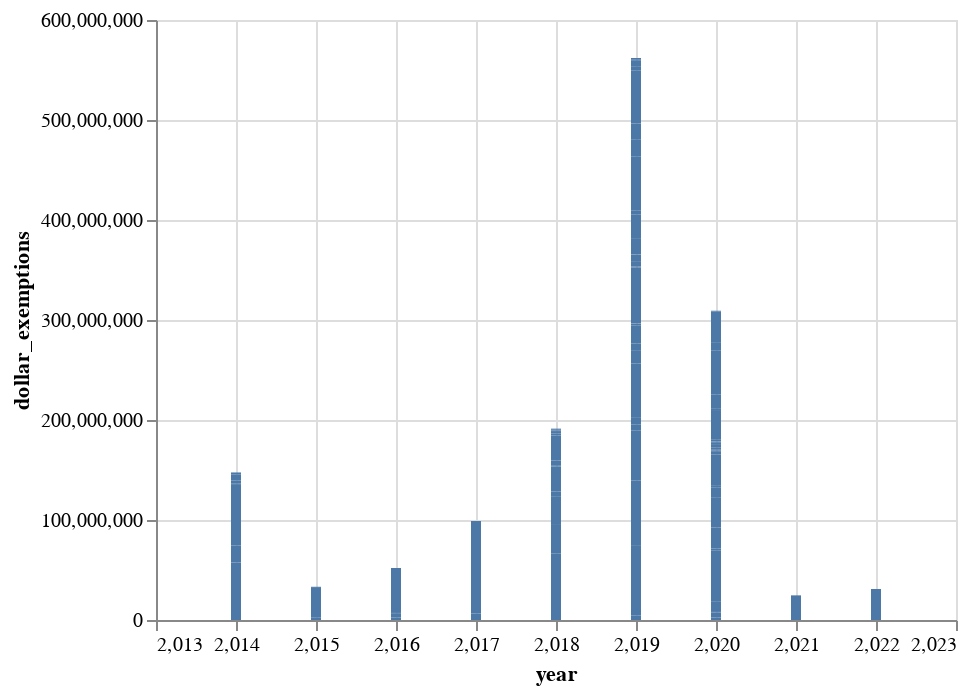

The notebook cell saved with this chart:
### Code cell
# import altair as alt
# import pandas as pd

# source = pd.DataFrame({
#     'a': ['A', 'B', 'C', 'D', 'E', 'F', 'G', 'H', 'I'],
#     'b': [28, 55, 43, 91, 81, 53, 19, 87, 52]
# })

# alt.Chart(source).mark_bar().encode(
#     x='a',
#     y='b'
    
    
    
import altair as alt
import pandas as pd

source = df

alt.Chart(df).mark_bar().encode(
    x='year',
    y='dollar_exemptions')

### Figure 1 — Vega-Lite specification as saved in the notebook (floating-point values rounded to 4 significant figures)
{"config": {"view": {"continuousWidth": 400, "continuousHeight": 300}}, "data": {"name": "data-daee0e14cded8f79e41e9d9c8caa4380"}, "mark": "bar", "encoding": {"x": {"field": "year", "type": "quantitative"}, "y": {"field": "dollar_exemptions", "type": "quantitative"}}, "$schema": "https://vega.github.io/schema/vega-lite/v4.17.0.json", "datasets": {"data-daee0e14cded8f79e41e9d9c8caa4380": [{"project": "electrification of 582 communities in the ashanti. brong ahafo. eastern, volta and\nwestern regions", "sector": "Power", "dollar_exemptions": 31020000.0, "date": "2022-11-19T00:00:00", "sponsor": "Prof Yaw Gyan Baffuor", "party": "NPP", "year": 2022.0}, {"project": "project materials and equipment to be procured for the implementation of the \"improving access to quality health care in the western region project\" under the mixed credit facility agreement between the government of the republic of ghana and the ing bank of the netherlands", "sector": "Health", "dollar_exemptions": 4673000.0, "date": "2019-04-01T00:00:00", "sponsor": "Kwaku Kwarteng", "party": "NPP", "year": 2019.0}, {"project": "yedent agro bulk processing company under the one district one factory(1d1f) programme", "sector": "Agro", "dollar_exemptions": 222200.0, "date": "2019-06-01T00:00:00", "sponsor": "Ken Ofori Atta", "party": "NPP", "year": 2019.0}, {"project": "construction/rehabilitation of selected roads and interchanges in ghana - phase 1 under the master project support agreement (mpsa)", "sector": "Roads", "dollar_exemptions": 69220000.0, "date": "2019-04-01T00:00:00", "sponsor": "Kwaku Agyeman Kwarteng", "party": "NPP", "year": 2019.0}, {"project": "the development of an integrated container and multi-purpose terminal at the takoradi port by ibistek limited", "sector": "Transport", "dollar_exemptions": 65250000.0, "date": "2019-04-01T00:00:00", "sponsor": "Ken Ofori Atta", "party": "NPP", "year": 2019.0}, {"project": "the integrated national security communications enhancement (alpha) project (phase ii)", "sector": "Communications", "dollar_exemptions": 49970000.0, "date": "2019-10-01T00:00:00", "sponsor": "Ken Ofori Atta and Albert Kan Dapaah", "party": "NPP", "year": 2019.0}, {"project": "completion of the university of ghana medical hospital- phase 2 under a turnkey project involving expansion works at the university of ghana medical centre ", "sector": "Health", "dollar_exemptions": 5984000.0, "date": "2019-10-01T00:00:00", "sponsor": "Osei Kyei Bonsu", "party": "NPP", "year": 2019.0}, {"project": "modernisation and equipping of the tetteh quarshie memorial hospital, kibi district hospital, aburi hospital and the atibie hospital project", "sector": "Health", "dollar_exemptions": 7564000.0, "date": "2019-10-01T00:00:00", "sponsor": "Abena Osei Asare", "party": "NPP", "year": 2019.0}, {"project": "the design, construction and commissioning of a potable water infrastructure project in tamale, northern region", "sector": "Water & Sanitation", "dollar_exemptions": 53510000.0, "date": "2019-11-01T00:00:00", "sponsor": "Ken Ofori Atta", "party": "NPP", "year": 2019.0}, {"project": "implementatation of the e-zwich rural branchless banking project", "sector": "Communications", "dollar_exemptions": 13470000.0, "date": "2019-11-01T00:00:00", "sponsor": "Abena Osei Asare", "party": "NPP", "year": 2019.0}, {"project": "the modernisation and equipping of the tetteh quarshie memorial hospital, kibi district hospital, aburi hospital and atibie hospital", "sector": "Health", "dollar_exemptions": 6754000.0, "date": "2019-07-01T00:00:00", "sponsor": "Ken Ofori Atta", "party": "NPP", "year": 2019.0}, {"project": "execution and completion of the military housing project by poly changda and overseas engineering company limited and poly technologies inc", "sector": "Housing", "dollar_exemptions": 17520000.0, "date": "2019-12-01T00:00:00", "sponsor": "Abena Osei Asare", "party": "NPP", "year": 2019.0}, {"project": "sunda ghana limited -- one district one factory(1d1f) programme", "sector": "1D1F", "dollar_exemptions": 705300.0, "date": "2019-12-01T00:00:00", "sponsor": "Kwaku Agyeman Kwarteng", "party": "NPP", "year": 2019.0}, {"project": "keda ceramics company limited -- one district one factoryt (1d1f) programme", "sector": "1D1F", "dollar_exemptions": 1320000.0, "date": "2019-12-01T00:00:00", "sponsor": "Kwaku Agyeman Kwarteng", "party": "NPP", "year": 2019.0}, {"project": "sunda ghana limited -- one district one factory(1d1f) programme", "sector": "1D1F", "dollar_exemptions": 47930.0, "date": "2019-12-01T00:00:00", "sponsor": "Kwaku Agyeman Kwarteng", "party": "NPP", "year": 2019.0}, {"project": "water supply project at ahwerease and ahodwo in the nsawam -adoagyiri municipality", "sector": "Water & Sanitation", "dollar_exemptions": 48400.0, "date": "2019-12-01T00:00:00", "sponsor": "Abena Osei Asare", "party": "NPP", "year": 2019.0}, {"project": "debridge industries limited -- one district one factory(1d1f) programme", "sector": "1D1F", "dollar_exemptions": 315100.0, "date": "2019-12-01T00:00:00", "sponsor": "Kwaku Agyeman Kwarteng", "party": "NPP", "year": 2019.0}, {"project": "redevelopment and modernization of the kumasi central market and its associated infrastructure", "sector": "Infrastructure", "dollar_exemptions": 55970000.0, "date": "2019-11-01T00:00:00", "sponsor": "Abena Osei Asare", "party": "NPP", "year": 2019.0}, {"project": "the savannah investment programme(sip)", "sector": "Others", "dollar_exemptions": 970400.0, "date": "2019-12-01T00:00:00", "sponsor": "Kwaku Agyeman Kwarteng", "party": "NPP", "year": 2019.0}, {"project": "ten regional science, technology, engineering, arts and mathematics(steam) centres", "sector": "Education", "dollar_exemptions": 5359000.0, "date": "2019-12-01T00:00:00", "sponsor": "Professer George Yaw Gyan Baffuor", "party": "NPP", "year": 2019.0}, {"project": "the accra urban transport project(autp) -- construction of pokuase interchange and local roads", "sector": "1D1F", "dollar_exemptions": 6436000.0, "date": "2019-12-01T00:00:00", "sponsor": "Dr. Owusu Akoto Afriyie", "party": "NPP", "year": 2019.0}, {"project": "one district one factory(1d1f) programme for debridge industries limited", "sector": "Roads", "dollar_exemptions": 315100.0, "date": "2019-12-01T00:00:00", "sponsor": "Ken Ofori Atta", "party": "NPP", "year": 2019.0}, {"project": "construction of roads that comprise the eastern corridor road project (oti- damanko-nakpanduri stretch-209km)", "sector": "Roads", "dollar_exemptions": 15490000.0, "date": "2019-12-01T00:00:00", "sponsor": "Dr. Owusu Akoto Afriyie", "party": "NPP", "year": 2019.0}, {"project": "\"overall upgradation & modernization of the vocational education system in ghana", "sector": "Education", "dollar_exemptions": 24590000.0, "date": "2019-08-01T00:00:00", "sponsor": "Ken Ofori Atta", "party": "NPP", "year": 2019.0}, {"project": "bekwai hospital", "sector": "Health", "dollar_exemptions": 4043000.0, "date": "2019-10-01T00:00:00", "sponsor": "Ken Ofori Atta", "party": "NPP", "year": 2019.0}, {"project": "the tamale water supply project", "sector": "Water & Sanitation", "dollar_exemptions": 53510000.0, "date": "2019-10-01T00:00:00", "sponsor": "Ken Ofori Atta", "party": "NPP", "year": 2019.0}, {"project": "the military housing project", "sector": "Housing", "dollar_exemptions": 17520000.0, "date": "2019-11-01T00:00:00", "sponsor": "Ken Ofori Atta", "party": "NPP", "year": 2019.0}, {"project": "the coastal fishing landng sites projects", "sector": "Others", "dollar_exemptions": 15790000.0, "date": "2019-11-01T00:00:00", "sponsor": "Ken Ofori Atta", "party": "NPP", "year": 2019.0}, {"project": "vehicles to be procured for the metro mass limited ", "sector": "Transport", "dollar_exemptions": 2640000.0, "date": "2020-02-01T00:00:00", "sponsor": "Abena Osei Asare", "party": "NPP", "year": 2020.0}, {"project": "vehicles to be procured for the ministry of regional reorganisation and deveopment", "sector": "Others", "dollar_exemptions": 126500.0, "date": "2020-02-01T00:00:00", "sponsor": "Abena Osei Asare", "party": "NPP", "year": 2020.0}, {"project": "weapons donated to the ghana immigration service", "sector": "Others", "dollar_exemptions": 150300.0, "date": "2020-02-01T00:00:00", "sponsor": "Abena Osei Asare", "party": "NPP", "year": 2020.0}, {"project": "vehicles to be procured for the intercity stc company limited", "sector": "Others", "dollar_exemptions": 4490000.0, "date": "2020-02-01T00:00:00", "sponsor": "Abena Osei Asare", "party": "NPP", "year": 2020.0}, {"project": "the construction of an advanced research centre project at the noguchi", "sector": "Health", "dollar_exemptions": 662900.0, "date": "2020-02-01T00:00:00", "sponsor": "Ken Ofori Atta", "party": "NPP", "year": 2020.0}, {"project": "delivery of emergency health and blood products to public health facilities in ghana", "sector": "Health", "dollar_exemptions": 10110000.0, "date": "2020-03-01T00:00:00", "sponsor": "Ken Ofori Atta", "party": "NPP", "year": 2020.0}, {"project": "personal emoluments of health workers for april 2020, may 2020 and june 2020", "sector": "Health", "dollar_exemptions": 51550000.0, "date": "2020-04-01T00:00:00", "sponsor": "Osei Kyei Mensah Bonsu", "party": "NPP", "year": 2020.0}, {"project": "physical infrastructure enhancement project(piep) at the job 600 annex block at he parliament house", "sector": "Infrastructure", "dollar_exemptions": 1807000.0, "date": "2020-03-01T00:00:00", "sponsor": "Ken Ofori Atta", "party": "NPP", "year": 2020.0}, {"project": "one district one factory(1d1f) programme for kaskazini limited", "sector": "1D1F", "dollar_exemptions": 99920.0, "date": "2019-12-01T00:00:00", "sponsor": "Ken Ofori Atta", "party": "NPP", "year": 2019.0}, {"project": "tamale airport phase ii project", "sector": "Transport", "dollar_exemptions": 20950000.0, "date": "2020-01-01T00:00:00", "sponsor": "Ken Ofori Atta", "party": "NPP", "year": 2020.0}, {"project": "nine state of the art technical and vocational training institutes in ghana", "sector": "Education", "dollar_exemptions": 29690000.0, "date": "2020-03-01T00:00:00", "sponsor": "Ken Ofori Atta", "party": "NPP", "year": 2020.0}, {"project": "construction phase iii of the four constituencies water supply scheme for central tongu, adaklu anyigbe, agotime-ziope districts and ho municipality\"", "sector": "Water & Sanitation", "dollar_exemptions": 10070000.0, "date": "2020-03-01T00:00:00", "sponsor": "Minister of Finance & Minister for Sanitation and Water Resources", "party": "NPP", "year": 2020.0}, {"project": "the design, construction, equipping and furnishing of five polyclinics in tge greater accra region", "sector": "Health", "dollar_exemptions": 2612000.0, "date": "2020-02-01T00:00:00", "sponsor": "Abena Osei Asare", "party": "NPP", "year": 2020.0}, {"project": "the national electrification scheme(nes) and the self help electrification programme(sheip-iv) ", "sector": "Power", "dollar_exemptions": 66680000.0, "date": "2018-02-01T00:00:00", "sponsor": "Ken Ofori Atta", "party": "NPP", "year": 2018.0}, {"project": "trojan power limited's power plant operations under an equipment rental agreement", "sector": "Power", "dollar_exemptions": 52390000.0, "date": "2019-03-01T00:00:00", "sponsor": "Kwaku Agyeman Kwarteng", "party": "NPP", "year": 2019.0}, {"project": "emergency power agreement(epa) between the ghana and  aksa enerji uretim as(aksa)", "sector": "Power", "dollar_exemptions": 27320000.0, "date": "2018-06-01T00:00:00", "sponsor": "Ken Ofori Atta", "party": "NPP", "year": 2018.0}, {"project": "danida funded environmental monitoring laboratory project at the university of mines and technology, tarkwa", "sector": "Health", "dollar_exemptions": 1949000.0, "date": "2018-05-01T00:00:00", "sponsor": "Dr. Anthony Akoto Osei", "party": "NPP", "year": 2018.0}, {"project": "emergency power agreement between the government and aksa enerji uretim as(aksa)", "sector": "Power", "dollar_exemptions": 27210000.0, "date": "2018-06-01T00:00:00", "sponsor": "Dr, Matthew Opoku Prempeh", "party": "NPP", "year": 2018.0}, {"project": "ministry of food and agriculture's modernising agriculture in ghana  programme", "sector": "Agro", "dollar_exemptions": 5293000.0, "date": "2018-07-01T00:00:00", "sponsor": "Ken Ofori Atta", "party": "NPP", "year": 2018.0}, {"project": "national electrification scheme and the self help electrification programme(shep-iv)", "sector": "Power", "dollar_exemptions": 25110000.0, "date": "2018-07-01T00:00:00", "sponsor": "Ken Ofori Atta", "party": "NPP", "year": 2018.0}, {"project": "the ghana agricultural sector investment program(gasip)", "sector": "Agro", "dollar_exemptions": 1251000.0, "date": "", "sponsor": "Ken Ofori Atta", "party": "NPP", "year": null}, {"project": "the access to satellite tv for 300 villages in ghana project", "sector": "Communications", "dollar_exemptions": 657300.0, "date": "2018-07-01T00:00:00", "sponsor": "Ken Ofori Atta", "party": "NPP", "year": 2018.0}, {"project": "the rural enterprise programme(rep)", "sector": "Others", "dollar_exemptions": 5291000.0, "date": "2018-07-01T00:00:00", "sponsor": "Abena Osei Asare", "party": "NPP", "year": 2018.0}, {"project": "the ministry of food and agriculture's modernizing agriculture in ghana(mag) programme", "sector": "Agro", "dollar_exemptions": 5293000.0, "date": "", "sponsor": "Ministry of Finance & Ministry of Food and Agriculture", "party": "NPP", "year": null}, {"project": "the electrification of 556 communities in the eastern, volta and northern regions phase i", "sector": "Power", "dollar_exemptions": 25110000.0, "date": "2018-07-01T00:00:00", "sponsor": "Kwaku Agyeman Kwarteng", "party": "NPP", "year": 2018.0}, {"project": "the photovoltaic based(solar) street lightning programme in selcted communities (phase ii)", "sector": "Power", "dollar_exemptions": 1718000.0, "date": "2018-07-01T00:00:00", "sponsor": "Minister for Finance", "party": "NPP", "year": 2018.0}, {"project": "the improvement of ghanaian international corridors(grade seperation of tema intersection in tema)", "sector": "Roads", "dollar_exemptions": 7618000.0, "date": "", "sponsor": "Kwaku Kwarteng", "party": "NPP", "year": null}, {"project": "enhancement of road safety(phase ii) - turnkey implementation of the photovoltaic based street lighting programme", "sector": "Roads", "dollar_exemptions": 1718000.0, "date": "2018-11-01T00:00:00", "sponsor": "Kwaku Kwarteng", "party": "NPP", "year": 2018.0}, {"project": "cocoa syndicated loan", "sector": "Agro", "dollar_exemptions": 1500000.0, "date": "2018-12-01T00:00:00", "sponsor": "Charles Adu Boahene", "party": "NPP", "year": 2018.0}, {"project": "enhancement nationwide water network management", "sector": "Water & Sanitation", "dollar_exemptions": 679200.0, "date": "2018-12-01T00:00:00", "sponsor": "Ken Ofori Atta", "party": "NPP", "year": 2018.0}, {"project": "upgrading and enhancement technical, vocational and training centres phase ii project", "sector": "Education", "dollar_exemptions": 1116000.0, "date": "2018-12-01T00:00:00", "sponsor": "Ken Ofori Atta", "party": "NPP", "year": 2018.0}, {"project": "enhancement of nationwide water network management\" project by the ghana water ", "sector": "Water & Sanitation", "dollar_exemptions": 716400.0, "date": "2019-01-01T00:00:00", "sponsor": "Cecilia Abena Dapaah", "party": "NPP", "year": 2019.0}, {"project": "completion and equipping of the bekwai district hospital", "sector": "Health", "dollar_exemptions": 4043000.0, "date": "2019-11-01T00:00:00", "sponsor": "Abena Osei- Asare", "party": "NPP", "year": 2019.0}, {"project": "the supply and installation of integrrated laboratories for 240 senior high schools", "sector": "Education", "dollar_exemptions": 2605000.0, "date": "2016-12-01T00:00:00", "sponsor": "Seth E Terkper", "party": "NDC", "year": 2016.0}, {"project": " recievables-backed trade finance facility between the ghana cocoa board(cocobod) and a syndicate of banks and financial institutions", "sector": "Agro", "dollar_exemptions": 6500000.0, "date": "2017-07-01T00:00:00", "sponsor": "Ken Ofori Atta", "party": "NPP", "year": 2017.0}, {"project": "the direct epc cost in respect of the 400mw combined cycle gas turbine power plant in tema by early power limited", "sector": "Power", "dollar_exemptions": 92410000.0, "date": "2017-10-01T00:00:00", "sponsor": "Ken Ofori Atta", "party": "NPP", "year": 2017.0}, {"project": "the offshore syndicated recievables backed trade finance facility of us$2bn", "sector": "Agro", "dollar_exemptions": 20000000.0, "date": "", "sponsor": null, "party": null, "year": null}, {"project": "construction of a 340 mw independent power plant at kpone in the greater accra region", "sector": "Power", "dollar_exemptions": 57500000.0, "date": "2014-10-01T00:00:00", "sponsor": "Cassiel Ato Baah Forson", "party": "NDC", "year": 2014.0}, {"project": "african development bank(afdb) funded institutional support project oversight and private sector development institutions", "sector": "Others", "dollar_exemptions": null, "date": "2014-10-01T00:00:00", "sponsor": "Cassiel Ato Baah Forson", "party": "NDC", "year": 2014.0}, {"project": "design, construction and equipping of the university hospital in legon and additional works on the ho regional and hohoe district hospital.", "sector": "Health", "dollar_exemptions": 16910000.0, "date": "2014-12-01T00:00:00", "sponsor": "Cassiel Ato Baah Forson", "party": "NDC", "year": 2014.0}, {"project": "design, construction procurement and installation of equipment for the upgrading and major rehabilitation of the greater accra regional hospital", "sector": "Health", "dollar_exemptions": 60700000.0, "date": "2014-12-01T00:00:00", "sponsor": "Cassiel Ato Baah Forson", "party": "NDC", "year": 2014.0}, {"project": "the university of health and allied sciences at ho in the volta region", "sector": "Education", "dollar_exemptions": 1591000.0, "date": "2014-12-01T00:00:00", "sponsor": "Cassiel Ato Baah Forson", "party": "NDC", "year": 2014.0}, {"project": "the \"accelerating tuberculosis(tb) case detection\" project", "sector": "Health", "dollar_exemptions": 2249000.0, "date": "2015-06-01T00:00:00", "sponsor": "Cassiel Ato Baah Forson", "party": "NDC", "year": 2015.0}, {"project": "materials and equipment including withholding taxes on payment to the contractor for the execution of the excise tax stamp programme", "sector": "Others", "dollar_exemptions": 2948000.0, "date": "2014-03-01T00:00:00", "sponsor": "Cassiel Ato Baah Forson", "party": "NDC", "year": 2014.0}, {"project": "the wa water supply system development project", "sector": "Water & Sanitation", "dollar_exemptions": 3573000.0, "date": "2016-03-01T00:00:00", "sponsor": "Cassiel Ato Baah Forson", "party": "NDC", "year": 2016.0}, {"project": "the 203mw combined cycle power project", "sector": "Power", "dollar_exemptions": 29840000.0, "date": "2015-12-01T00:00:00", "sponsor": "Seth E Terkper", "party": "NDC", "year": 2015.0}, {"project": "stadium project in capecoast", "sector": "Infrastructure", "dollar_exemptions": 6025000.0, "date": "2014-03-01T00:00:00", "sponsor": "Cassiel Ato Baah Forson", "party": "NDC", "year": 2014.0}, {"project": "the african development fund on engaging local communities in reduced deforestation and forest degradation(redd+", "sector": "Others", "dollar_exemptions": 1140000.0, "date": "2015-05-01T00:00:00", "sponsor": "Cassiel Ato Baah Forson", "party": "NDC", "year": 2015.0}, {"project": "accelerating tuberculosis(tb) case detection in ghana project", "sector": "Health", "dollar_exemptions": 1880000.0, "date": "2014-07-01T00:00:00", "sponsor": "Ministers of Finance and Health", "party": "NDC", "year": 2014.0}, {"project": "procurement of project related materials both onshore andoffshore for the sekondi fishing harbour fishing promotion project", "sector": "Others", "dollar_exemptions": 1769000.0, "date": "2016-07-01T00:00:00", "sponsor": "Ken Ofori Atta", "party": "NDC", "year": 2016.0}, {"project": "kumasi central market redevelopment project", "sector": "Others", "dollar_exemptions": 44030000.0, "date": "2016-07-01T00:00:00", "sponsor": "Cassiel Ato Baah Forson", "party": "NDC", "year": 2016.0}, {"project": "establishment of 12 state of the art technical and vocational educational training centers-phaseii", "sector": "Education", "dollar_exemptions": 30480000.0, "date": "2020-11-01T00:00:00", "sponsor": "Mustapha Ussif", "party": "NPP", "year": 2020.0}, {"project": "execution of four constituencies water supply scheme, phase iii for central tongu, adaklu, agotime-ziope districts and ho municipality", "sector": "Water & Sanitation", "dollar_exemptions": 2735000.0, "date": "2020-04-01T00:00:00", "sponsor": "Abena Osei Asare", "party": "NPP", "year": 2020.0}, {"project": "greater accra sustainable sanitation and livelihoods improvement project", "sector": "Others", "dollar_exemptions": 835100.0, "date": "2020-08-01T00:00:00", "sponsor": "Osei Kyei Mensah Bonsu", "party": "NPP", "year": 2020.0}, {"project": "accra intelligent traffic management project under the tranche b facility agreement between the republic of ghana and china development bank (cdb) ", "sector": "Transport", "dollar_exemptions": 726300.0, "date": "2020-10-01T00:00:00", "sponsor": "Dr Anthony Akoto Osei", "party": "NPP", "year": 2020.0}, {"project": "construction of sections of the western railway lineon standard guage from eduadin to obuasi", "sector": "Transport", "dollar_exemptions": 24640000.0, "date": "2021-12-01T00:00:00", "sponsor": "Abena Osei Asare", "party": "NPP", "year": 2021.0}, {"project": "purchase of materials completion of phase ii of the university of ghana medical center (ugmc)", "sector": "Health", "dollar_exemptions": 5984000.0, "date": "2019-02-01T00:00:00", "sponsor": "Minister for Finance", "party": "NPP", "year": 2019.0}, {"project": "petersfield and rey limited -- one district one factory(1d1f) programme", "sector": "1D1F", "dollar_exemptions": 609500.0, "date": "2020-01-01T00:00:00", "sponsor": "Isaac Kwame Asiamah", "party": "NPP", "year": 2020.0}, {"project": "rehabilitation and auxilliary infrastructure of kumasi inner ring road and adjacent streets project", "sector": "Roads", "dollar_exemptions": 2495000.0, "date": "2020-07-01T00:00:00", "sponsor": "Kwaku Agyeman Kwarteng", "party": "NPP", "year": 2020.0}, {"project": "rehabilitation and up-grading of equipment in technical universities, polytechnics and technical and vocational training centres", "sector": "Education", "dollar_exemptions": 3155000.0, "date": "2020-05-01T00:00:00", "sponsor": "Abena Osei Asare", "party": "NPP", "year": 2020.0}, {"project": "accum energy ghana limited --  one district one factory(1d1f) programme", "sector": "1D1F", "dollar_exemptions": 1208000.0, "date": "2020-07-01T00:00:00", "sponsor": "Charles Adu Boahen", "party": "NPP", "year": 2020.0}, {"project": "vester oil mills limited  -- one district one factory(1d1f) programme", "sector": "1D1F", "dollar_exemptions": 814900.0, "date": "2020-07-01T00:00:00", "sponsor": "Charles Adu Boahen", "party": "NPP", "year": 2020.0}, {"project": "ada premium diaper care company limited -- one district one factory(1d1f) programme", "sector": "1D1F", "dollar_exemptions": 44990.0, "date": "2020-07-01T00:00:00", "sponsor": "Charles Adu Boahen", "party": "NPP", "year": 2020.0}, {"project": "camelot ghana limited -- implementation of one district one factory(1d1f) programme", "sector": "1D1F", "dollar_exemptions": 347200.0, "date": "2020-05-01T00:00:00", "sponsor": "Abena Osei- Asare ", "party": "NPP", "year": 2020.0}, {"project": "favourm 01 limited under -- one district one factory(1d1f) programme", "sector": "1D1F", "dollar_exemptions": 132000.0, "date": "2020-05-01T00:00:00", "sponsor": "Abena Osei- Asare ", "party": "NPP", "year": 2020.0}, {"project": "gee's fresh point limited -- implementation of one district one factory(1d1f) programme", "sector": "1D1F", "dollar_exemptions": 48370.0, "date": "2020-05-01T00:00:00", "sponsor": "Abena Osei- Asare ", "party": "NPP", "year": 2020.0}, {"project": "lk international company ghana limited -- implementation of one district one factory(1d1f) programme", "sector": "1D1F", "dollar_exemptions": 2285000.0, "date": "2020-05-01T00:00:00", "sponsor": "Abena Osei- Asare ", "party": "NPP", "year": 2020.0}, {"project": "kasapreko company limited -- the one district one factory(1d1f) programme", "sector": "1D1F", "dollar_exemptions": 28250000.0, "date": "2020-07-01T00:00:00", "sponsor": "Charles Adu Boahen", "party": "NPP", "year": 2020.0}, {"project": "rural & peri urban nano-filtration water project in ghana", "sector": "Water & Sanitation", "dollar_exemptions": 959000.0, "date": "2019-07-01T00:00:00", "sponsor": "Minister for Finance", "party": "NPP", "year": 2019.0}, {"project": "construction of additional facilities, supply and installation of medical equipment to the adjunct clinical block at the bolgatanga regional hospital", "sector": "Health", "dollar_exemptions": 2810000.0, "date": "2020-07-01T00:00:00", "sponsor": "Kwaku Agyeman Kwarteng", "party": "NPP", "year": 2020.0}, {"project": "modernization of the komfo anokye teaching hospital(kath) maternity and children's blocks", "sector": "Health", "dollar_exemptions": 13840000.0, "date": "2020-07-01T00:00:00", "sponsor": "Kwaku Agyeman Kwarteng", "party": "NPP", "year": 2020.0}, {"project": "twelve polyclinics in ashanti, eastern, greater accra and ahafo regions", "sector": "Health", "dollar_exemptions": 11320000.0, "date": "2020-07-01T00:00:00", "sponsor": "Kwaku Agyeman Kwarteng", "party": "NPP", "year": 2020.0}, {"project": "construction of a urology and nephrology centre of excellence at the korle bu teaching hospital by messrs", "sector": "Health", "dollar_exemptions": 5967000.0, "date": "2020-07-01T00:00:00", "sponsor": "Kwaku Agyeman Kwarteng", "party": "NPP", "year": 2020.0}, {"project": "construction of the eastern corridor road lot1; tema-akosombo junction(63.6km)", "sector": "Roads", "dollar_exemptions": 26270000.0, "date": "2020-12-01T00:00:00", "sponsor": "Ken Ofori Atta", "party": "NPP", "year": 2020.0}, {"project": "execution of the development of the kumasi airport(phase iii)", "sector": "Transport", "dollar_exemptions": 7882000.0, "date": "2020-07-01T00:00:00", "sponsor": "Kwaku Agyeman Kwarteng", "party": "NPP", "year": 2020.0}, {"project": "personal emoluments of health workers and on additional allowances paid to all frontline health personnel", "sector": "Health", "dollar_exemptions": 31200000.0, "date": "2020-08-01T00:00:00", "sponsor": "Abena Osei Asare", "party": "NPP", "year": 2020.0}, {"project": " korban company limited -- one district one factory(1d1f) programme", "sector": "1D1F", "dollar_exemptions": 1261000.0, "date": "2019-05-01T00:00:00", "sponsor": "Ken Ofori Atta", "party": "NPP", "year": 2019.0}, {"project": "implementation of rural and peri-urban nano-filtration water project ", "sector": "Water & Sanitation", "dollar_exemptions": 940400.0, "date": "2020-02-01T00:00:00", "sponsor": "John  Ampontuah Kumah", "party": "NPP", "year": 2020.0}]}}
